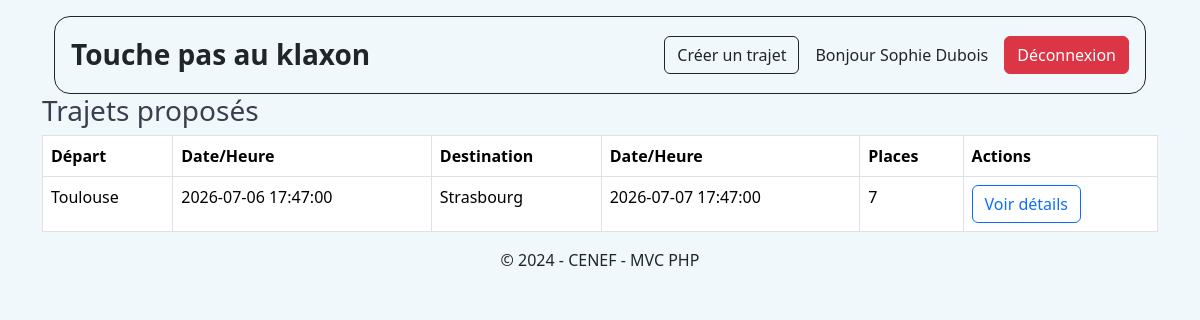
Page /users (signed in) on the committed database.
### tables this page shows
CREATE TABLE trajet (
    id_trajet INT AUTO_INCREMENT PRIMARY KEY,
    id_users INT NOT NULL,
    id_agences_depart INT NOT NULL,
    id_agences_arrivee INT NOT NULL,
    date_heure_depart DATETIME NOT NULL,
    date_heure_arrivee DATETIME NOT NULL,
    nb_places_totale INT NOT NULL,
    nb_places_restante INT NOT NULL,

    CONSTRAINT fk_trajet_users
        FOREIGN KEY (id_users)
        REFERENCES users(id_users),

    CONSTRAINT fk_trajet_agences_depart
        FOREIGN KEY (id_agences_depart)
        REFERENCES agences(id_agences),

    CONSTRAINT fk_trajet_agences_arrivee
        FOREIGN KEY (id_agences_arrivee)
        REFERENCES agences(id_agences)
);

CREATE TABLE agences (
    id_agences INT AUTO_INCREMENT PRIMARY KEY,
    nom VARCHAR(100) NOT NULL
);

### public/controllers/UsersController.php (called while the page is built, shortened)
<?php
require_once __DIR__ . '/../../config/database.php';
require_once __DIR__ . '/../models/UsersGet.php';
class UsersController {
    public function index() {
        global $pdo;
        $trajets = UsersGet::getTrajets($pdo);
        require_once __DIR__ . '/../views/users.php';
    }
}

### public/Models/UsersGet.php (called while the page is built)
<?php
class UsersGet {
    public static function getTrajets(PDO $pdo) {
       $sql = "SELECT
        trajet.*,
        depart.nom AS nom_agence_depart,
        arrivee.nom AS nom_agence_arrivee,
        users.nom AS conducteur_nom,
        users.prenom AS conducteur_prenom,
        users.telephone AS conducteur_telephone,
        users.email AS conducteur_email
        FROM trajet
        INNER JOIN agences AS depart
            ON trajet.id_agences_depart = depart.id_agences
        INNER JOIN agences AS arrivee
            ON trajet.id_agences_arrivee = arrivee.id_agences
        INNER JOIN users
            ON trajet.id_users = users.id_users
        WHERE nb_places_restante > 0
        AND trajet.date_heure_depart >= NOW()
        ORDER BY trajet.date_heure_depart ASC";
        $resultat = $pdo->query($sql);
        return $resultat->fetchAll(PDO::FETCH_ASSOC);
    }
}

### public/views/users.php (the view, shortened to what this page needs)
<!DOCTYPE html>
<html lang="fr">
<head>
    <link href="https://cdn.jsdelivr.net/npm/bootstrap@5.3.8/dist/css/bootstrap.min.css" rel="stylesheet">
    <link rel="stylesheet"  href="/touche_pas_au_klaxon/public/style/style.css">
</head>
<body class="container mt-3">
<?php require_once __DIR__ . '/component/header.php'; ?>
<h2 class="fs-3">Trajets proposés</h2>
<?php
$trajets = $trajets ?? [];
?>
<?php require __DIR__ . '/component/table.php'; ?>
<?php require_once __DIR__ . '/component/footer.php'; ?>
</body>
</html>

### public/views/component/table.php (shortened to what this page needs)
<section>
<div>
<?php if (!isset($_SESSION['id_users'])) : ?>
    <table class="table table-bordered">
        <thead>
            <tr>
                <th>Départ</th>
                <th>Date/Heure</th>
                <th>Destination</th>
                <th>Date/Heure</th>
                <th>Places</th>
            </tr>
        </thead>
        <tbody>
        <?php
        $trajets = $trajets ?? [];
        ?>
        <?php foreach ($trajets as $trajet): ?>
            <tr>
                <td><?= $trajet['nom_agence_depart'] ?></td>
                <td><?= $trajet['date_heure_depart'] ?></td>
                <td><?= $trajet['nom_agence_arrivee'] ?></td>
                <td><?= $trajet['date_heure_arrivee'] ?></td>
                <td><?= $trajet['nb_places_restante'] ?></td>
            </tr>
        <?php endforeach; ?>
        </tbody>
    </table>
<?php else : ?>
    <table class="table table-bordered">
        <thead>
            <tr >
                <th>Départ</th>
                <th>Date/Heure</th>
                <th>Destination</th>
                <th>Date/Heure</th>
                <th>Places</th>
                <th>Actions</th>
            </tr>
        </thead>
        <tbody>
        <?php
        $trajets = $trajets ?? [];
        ?>
        <?php foreach ($trajets as $trajet): ?>
            <tr>
                <td><?= $trajet['nom_agence_depart'] ?></td>
                <td><?= $trajet['date_heure_depart'] ?></td>
                <td><?= $trajet['nom_agence_arrivee'] ?></td>
                <td><?= $trajet['date_heure_arrivee'] ?></td>
                <td><?= $trajet['nb_places_restante'] ?></td>
                <td>
                    <button type="button" class="btn btn-outline-primary" data-bs-toggle="modal" data-bs-target="#detailsTrajet<?= $trajet['id_trajet'] ?>">
                        Voir détails
                    </button>
                </td>
            </tr>
        <?php endforeach; ?>
        </tbody>
    </table>
<?php endif; ?>
</div>
</section>

### public/style/style.css (style rules this page uses)
:root { --clair: #f1f8fc; --bleu: #0074c7; --bleu-fonce: #00497c; --gris: #384050; --rouge: #cd2c2e; --vert: #82b864; }
body { background-color: var(--clair); color: var(--gris); }

### rows in the picture
trajet: id_agences_depart.nom "Toulouse", date_heure_depart "2026-07-06 17:47:00", id_agences_arrivee.nom "Strasbourg", date_heure_arrivee "2026-07-07 17:47:00", nb_places_restante "7"

### other values in the picture
$_SESSION['prenom'] "Sophie"
$_SESSION['nom'] "Dubois"
